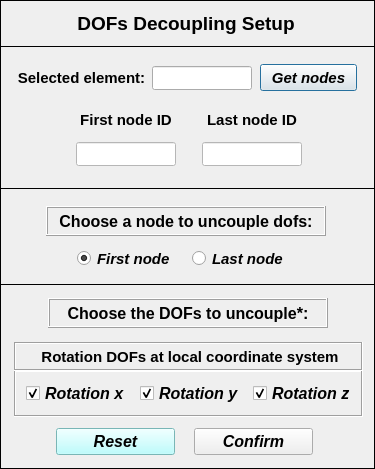
<?xml version="1.0" encoding="UTF-8"?>
<ui version="4.0">
 <class>Dialog</class>
 <widget class="QDialog" name="Dialog">
  <property name="windowModality">
   <enum>Qt::NonModal</enum>
  </property>
  <property name="geometry">
   <rect>
    <x>0</x>
    <y>0</y>
    <width>375</width>
    <height>469</height>
   </rect>
  </property>
  <property name="sizePolicy">
   <sizepolicy hsizetype="Fixed" vsizetype="Fixed">
    <horstretch>0</horstretch>
    <verstretch>0</verstretch>
   </sizepolicy>
  </property>
  <property name="minimumSize">
   <size>
    <width>375</width>
    <height>469</height>
   </size>
  </property>
  <property name="maximumSize">
   <size>
    <width>375</width>
    <height>469</height>
   </size>
  </property>
  <property name="contextMenuPolicy">
   <enum>Qt::DefaultContextMenu</enum>
  </property>
  <property name="windowTitle">
   <string> Set: DOFs coupling</string>
  </property>
  <property name="whatsThis">
   <string/>
  </property>
  <widget class="QFrame" name="frame_2">
   <property name="geometry">
    <rect>
     <x>0</x>
     <y>46</y>
     <width>375</width>
     <height>143</height>
    </rect>
   </property>
   <property name="frameShape">
    <enum>QFrame::Box</enum>
   </property>
   <property name="frameShadow">
    <enum>QFrame::Plain</enum>
   </property>
   <widget class="QLineEdit" name="lineEdit_selected_element">
    <property name="geometry">
     <rect>
      <x>152</x>
      <y>20</y>
      <width>100</width>
      <height>24</height>
     </rect>
    </property>
    <property name="minimumSize">
     <size>
      <width>100</width>
      <height>24</height>
     </size>
    </property>
    <property name="maximumSize">
     <size>
      <width>100</width>
      <height>24</height>
     </size>
    </property>
    <property name="font">
     <font>
      <family>Arial</family>
      <pointsize>12</pointsize>
      <weight>75</weight>
      <italic>false</italic>
      <bold>true</bold>
     </font>
    </property>
    <property name="focusPolicy">
     <enum>Qt::ClickFocus</enum>
    </property>
    <property name="text">
     <string/>
    </property>
    <property name="alignment">
     <set>Qt::AlignCenter</set>
    </property>
   </widget>
   <widget class="QLabel" name="label_3">
    <property name="geometry">
     <rect>
      <x>16</x>
      <y>20</y>
      <width>131</width>
      <height>24</height>
     </rect>
    </property>
    <property name="minimumSize">
     <size>
      <width>120</width>
      <height>24</height>
     </size>
    </property>
    <property name="maximumSize">
     <size>
      <width>180</width>
      <height>24</height>
     </size>
    </property>
    <property name="font">
     <font>
      <family>Arial</family>
      <pointsize>11</pointsize>
      <weight>75</weight>
      <italic>false</italic>
      <bold>true</bold>
     </font>
    </property>
    <property name="text">
     <string>Selected element:</string>
    </property>
    <property name="textFormat">
     <enum>Qt::AutoText</enum>
    </property>
    <property name="alignment">
     <set>Qt::AlignCenter</set>
    </property>
   </widget>
   <widget class="QPushButton" name="pushButton_get_nodes">
    <property name="geometry">
     <rect>
      <x>260</x>
      <y>18</y>
      <width>97</width>
      <height>27</height>
     </rect>
    </property>
    <property name="font">
     <font>
      <family>Arial</family>
      <pointsize>11</pointsize>
      <weight>75</weight>
      <italic>true</italic>
      <bold>true</bold>
     </font>
    </property>
    <property name="text">
     <string>Get nodes</string>
    </property>
   </widget>
   <widget class="QWidget" name="gridLayoutWidget">
    <property name="geometry">
     <rect>
      <x>66</x>
      <y>58</y>
      <width>248</width>
      <height>67</height>
     </rect>
    </property>
    <layout class="QGridLayout" name="gridLayout">
     <item row="0" column="0">
      <widget class="QLabel" name="label_7">
       <property name="minimumSize">
        <size>
         <width>120</width>
         <height>24</height>
        </size>
       </property>
       <property name="maximumSize">
        <size>
         <width>120</width>
         <height>24</height>
        </size>
       </property>
       <property name="font">
        <font>
         <family>Arial</family>
         <pointsize>11</pointsize>
         <weight>75</weight>
         <italic>false</italic>
         <bold>true</bold>
        </font>
       </property>
       <property name="text">
        <string>First node ID</string>
       </property>
       <property name="textFormat">
        <enum>Qt::AutoText</enum>
       </property>
       <property name="alignment">
        <set>Qt::AlignCenter</set>
       </property>
      </widget>
     </item>
     <item row="1" column="0" alignment="Qt::AlignHCenter">
      <widget class="QLineEdit" name="lineEdit_first_node">
       <property name="enabled">
        <bool>false</bool>
       </property>
       <property name="minimumSize">
        <size>
         <width>100</width>
         <height>24</height>
        </size>
       </property>
       <property name="maximumSize">
        <size>
         <width>100</width>
         <height>24</height>
        </size>
       </property>
       <property name="palette">
        <palette>
         <active>
          <colorrole role="WindowText">
           <brush brushstyle="SolidPattern">
            <color alpha="255">
             <red>0</red>
             <green>0</green>
             <blue>255</blue>
            </color>
           </brush>
          </colorrole>
          <colorrole role="Button">
           <brush brushstyle="SolidPattern">
            <color alpha="255">
             <red>255</red>
             <green>255</green>
             <blue>255</blue>
            </color>
           </brush>
          </colorrole>
          <colorrole role="Midlight">
           <brush brushstyle="SolidPattern">
            <color alpha="255">
             <red>255</red>
             <green>255</green>
             <blue>255</blue>
            </color>
           </brush>
          </colorrole>
          <colorrole role="Dark">
           <brush brushstyle="SolidPattern">
            <color alpha="255">
             <red>255</red>
             <green>255</green>
             <blue>255</blue>
            </color>
           </brush>
          </colorrole>
          <colorrole role="Text">
           <brush brushstyle="SolidPattern">
            <color alpha="255">
             <red>0</red>
             <green>0</green>
             <blue>255</blue>
            </color>
           </brush>
          </colorrole>
          <colorrole role="ButtonText">
           <brush brushstyle="SolidPattern">
            <color alpha="255">
             <red>0</red>
             <green>0</green>
             <blue>255</blue>
            </color>
           </brush>
          </colorrole>
          <colorrole role="Base">
           <brush brushstyle="SolidPattern">
            <color alpha="255">
             <red>255</red>
             <green>255</green>
             <blue>255</blue>
            </color>
           </brush>
          </colorrole>
          <colorrole role="Window">
           <brush brushstyle="SolidPattern">
            <color alpha="255">
             <red>255</red>
             <green>255</green>
             <blue>255</blue>
            </color>
           </brush>
          </colorrole>
         </active>
         <inactive>
          <colorrole role="WindowText">
           <brush brushstyle="SolidPattern">
            <color alpha="255">
             <red>0</red>
             <green>0</green>
             <blue>255</blue>
            </color>
           </brush>
          </colorrole>
          <colorrole role="Button">
           <brush brushstyle="SolidPattern">
            <color alpha="255">
             <red>255</red>
             <green>255</green>
             <blue>255</blue>
            </color>
           </brush>
          </colorrole>
          <colorrole role="Midlight">
           <brush brushstyle="SolidPattern">
            <color alpha="255">
             <red>255</red>
             <green>255</green>
             <blue>255</blue>
            </color>
           </brush>
          </colorrole>
          <colorrole role="Dark">
           <brush brushstyle="SolidPattern">
            <color alpha="255">
             <red>255</red>
             <green>255</green>
             <blue>255</blue>
            </color>
           </brush>
          </colorrole>
          <colorrole role="Text">
           <brush brushstyle="SolidPattern">
            <color alpha="255">
             <red>0</red>
             <green>0</green>
             <blue>255</blue>
            </color>
           </brush>
          </colorrole>
          <colorrole role="ButtonText">
           <brush brushstyle="SolidPattern">
            <color alpha="255">
             <red>0</red>
             <green>0</green>
             <blue>255</blue>
            </color>
           </brush>
          </colorrole>
          <colorrole role="Base">
           <brush brushstyle="SolidPattern">
            <color alpha="255">
             <red>255</red>
             <green>255</green>
             <blue>255</blue>
            </color>
           </brush>
          </colorrole>
          <colorrole role="Window">
           <brush brushstyle="SolidPattern">
            <color alpha="255">
             <red>255</red>
             <green>255</green>
             <blue>255</blue>
            </color>
           </brush>
          </colorrole>
         </inactive>
         <disabled>
          <colorrole role="WindowText">
           <brush brushstyle="SolidPattern">
            <color alpha="255">
             <red>0</red>
             <green>0</green>
             <blue>255</blue>
            </color>
           </brush>
          </colorrole>
          <colorrole role="Button">
           <brush brushstyle="SolidPattern">
            <color alpha="255">
             <red>255</red>
             <green>255</green>
             <blue>255</blue>
            </color>
           </brush>
          </colorrole>
          <colorrole role="Midlight">
           <brush brushstyle="SolidPattern">
            <color alpha="255">
             <red>255</red>
             <green>255</green>
             <blue>255</blue>
            </color>
           </brush>
          </colorrole>
          <colorrole role="Dark">
           <brush brushstyle="SolidPattern">
            <color alpha="255">
             <red>255</red>
             <green>255</green>
             <blue>255</blue>
            </color>
           </brush>
          </colorrole>
          <colorrole role="Text">
           <brush brushstyle="SolidPattern">
            <color alpha="255">
             <red>0</red>
             <green>0</green>
             <blue>255</blue>
            </color>
           </brush>
          </colorrole>
          <colorrole role="ButtonText">
           <brush brushstyle="SolidPattern">
            <color alpha="255">
             <red>0</red>
             <green>0</green>
             <blue>255</blue>
            </color>
           </brush>
          </colorrole>
          <colorrole role="Base">
           <brush brushstyle="SolidPattern">
            <color alpha="255">
             <red>255</red>
             <green>255</green>
             <blue>255</blue>
            </color>
           </brush>
          </colorrole>
          <colorrole role="Window">
           <brush brushstyle="SolidPattern">
            <color alpha="255">
             <red>255</red>
             <green>255</green>
             <blue>255</blue>
            </color>
           </brush>
          </colorrole>
         </disabled>
        </palette>
       </property>
       <property name="font">
        <font>
         <family>Arial</family>
         <pointsize>12</pointsize>
         <weight>75</weight>
         <italic>false</italic>
         <bold>true</bold>
        </font>
       </property>
       <property name="focusPolicy">
        <enum>Qt::ClickFocus</enum>
       </property>
       <property name="styleSheet">
        <string notr="true">color: rgb(0, 0, 255);</string>
       </property>
       <property name="text">
        <string/>
       </property>
       <property name="alignment">
        <set>Qt::AlignCenter</set>
       </property>
       <property name="clearButtonEnabled">
        <bool>false</bool>
       </property>
      </widget>
     </item>
     <item row="0" column="1">
      <widget class="QLabel" name="label_8">
       <property name="minimumSize">
        <size>
         <width>120</width>
         <height>24</height>
        </size>
       </property>
       <property name="maximumSize">
        <size>
         <width>120</width>
         <height>24</height>
        </size>
       </property>
       <property name="font">
        <font>
         <family>Arial</family>
         <pointsize>11</pointsize>
         <weight>75</weight>
         <italic>false</italic>
         <bold>true</bold>
        </font>
       </property>
       <property name="text">
        <string>Last node ID</string>
       </property>
       <property name="textFormat">
        <enum>Qt::AutoText</enum>
       </property>
       <property name="alignment">
        <set>Qt::AlignCenter</set>
       </property>
      </widget>
     </item>
     <item row="1" column="1" alignment="Qt::AlignHCenter">
      <widget class="QLineEdit" name="lineEdit_last_node">
       <property name="enabled">
        <bool>false</bool>
       </property>
       <property name="minimumSize">
        <size>
         <width>100</width>
         <height>24</height>
        </size>
       </property>
       <property name="maximumSize">
        <size>
         <width>100</width>
         <height>24</height>
        </size>
       </property>
       <property name="palette">
        <palette>
         <active>
          <colorrole role="WindowText">
           <brush brushstyle="SolidPattern">
            <color alpha="255">
             <red>0</red>
             <green>0</green>
             <blue>255</blue>
            </color>
           </brush>
          </colorrole>
          <colorrole role="Text">
           <brush brushstyle="SolidPattern">
            <color alpha="255">
             <red>0</red>
             <green>0</green>
             <blue>255</blue>
            </color>
           </brush>
          </colorrole>
          <colorrole role="ButtonText">
           <brush brushstyle="SolidPattern">
            <color alpha="255">
             <red>0</red>
             <green>0</green>
             <blue>255</blue>
            </color>
           </brush>
          </colorrole>
          <colorrole role="Base">
           <brush brushstyle="SolidPattern">
            <color alpha="255">
             <red>255</red>
             <green>255</green>
             <blue>255</blue>
            </color>
           </brush>
          </colorrole>
          <colorrole role="Window">
           <brush brushstyle="SolidPattern">
            <color alpha="255">
             <red>255</red>
             <green>255</green>
             <blue>255</blue>
            </color>
           </brush>
          </colorrole>
         </active>
         <inactive>
          <colorrole role="WindowText">
           <brush brushstyle="SolidPattern">
            <color alpha="255">
             <red>0</red>
             <green>0</green>
             <blue>255</blue>
            </color>
           </brush>
          </colorrole>
          <colorrole role="Text">
           <brush brushstyle="SolidPattern">
            <color alpha="255">
             <red>0</red>
             <green>0</green>
             <blue>255</blue>
            </color>
           </brush>
          </colorrole>
          <colorrole role="ButtonText">
           <brush brushstyle="SolidPattern">
            <color alpha="255">
             <red>0</red>
             <green>0</green>
             <blue>255</blue>
            </color>
           </brush>
          </colorrole>
          <colorrole role="Base">
           <brush brushstyle="SolidPattern">
            <color alpha="255">
             <red>255</red>
             <green>255</green>
             <blue>255</blue>
            </color>
           </brush>
          </colorrole>
          <colorrole role="Window">
           <brush brushstyle="SolidPattern">
            <color alpha="255">
             <red>255</red>
             <green>255</green>
             <blue>255</blue>
            </color>
           </brush>
          </colorrole>
         </inactive>
         <disabled>
          <colorrole role="WindowText">
           <brush brushstyle="SolidPattern">
            <color alpha="255">
             <red>0</red>
             <green>0</green>
             <blue>255</blue>
            </color>
           </brush>
          </colorrole>
          <colorrole role="Text">
           <brush brushstyle="SolidPattern">
            <color alpha="255">
             <red>0</red>
             <green>0</green>
             <blue>255</blue>
            </color>
           </brush>
          </colorrole>
          <colorrole role="ButtonText">
           <brush brushstyle="SolidPattern">
            <color alpha="255">
             <red>0</red>
             <green>0</green>
             <blue>255</blue>
            </color>
           </brush>
          </colorrole>
          <colorrole role="Base">
           <brush brushstyle="SolidPattern">
            <color alpha="255">
             <red>255</red>
             <green>255</green>
             <blue>255</blue>
            </color>
           </brush>
          </colorrole>
          <colorrole role="Window">
           <brush brushstyle="SolidPattern">
            <color alpha="255">
             <red>255</red>
             <green>255</green>
             <blue>255</blue>
            </color>
           </brush>
          </colorrole>
         </disabled>
        </palette>
       </property>
       <property name="font">
        <font>
         <family>Arial</family>
         <pointsize>12</pointsize>
         <weight>75</weight>
         <italic>false</italic>
         <bold>true</bold>
        </font>
       </property>
       <property name="focusPolicy">
        <enum>Qt::ClickFocus</enum>
       </property>
       <property name="styleSheet">
        <string notr="true">color: rgb(0, 0, 255);</string>
       </property>
       <property name="text">
        <string/>
       </property>
       <property name="alignment">
        <set>Qt::AlignCenter</set>
       </property>
      </widget>
     </item>
    </layout>
   </widget>
  </widget>
  <widget class="QFrame" name="frame">
   <property name="geometry">
    <rect>
     <x>0</x>
     <y>0</y>
     <width>375</width>
     <height>47</height>
    </rect>
   </property>
   <property name="frameShape">
    <enum>QFrame::Box</enum>
   </property>
   <property name="frameShadow">
    <enum>QFrame::Plain</enum>
   </property>
   <property name="lineWidth">
    <number>1</number>
   </property>
   <widget class="QLabel" name="label_6">
    <property name="geometry">
     <rect>
      <x>36</x>
      <y>10</y>
      <width>300</width>
      <height>26</height>
     </rect>
    </property>
    <property name="minimumSize">
     <size>
      <width>300</width>
      <height>26</height>
     </size>
    </property>
    <property name="maximumSize">
     <size>
      <width>300</width>
      <height>26</height>
     </size>
    </property>
    <property name="font">
     <font>
      <family>Arial</family>
      <pointsize>14</pointsize>
      <weight>75</weight>
      <italic>false</italic>
      <bold>true</bold>
     </font>
    </property>
    <property name="text">
     <string>DOFs Decoupling Setup</string>
    </property>
    <property name="textFormat">
     <enum>Qt::AutoText</enum>
    </property>
    <property name="alignment">
     <set>Qt::AlignCenter</set>
    </property>
   </widget>
  </widget>
  <widget class="QFrame" name="frame_3">
   <property name="geometry">
    <rect>
     <x>0</x>
     <y>188</y>
     <width>375</width>
     <height>97</height>
    </rect>
   </property>
   <property name="frameShape">
    <enum>QFrame::Box</enum>
   </property>
   <property name="frameShadow">
    <enum>QFrame::Plain</enum>
   </property>
   <widget class="QLabel" name="label_2">
    <property name="geometry">
     <rect>
      <x>46</x>
      <y>18</y>
      <width>280</width>
      <height>30</height>
     </rect>
    </property>
    <property name="minimumSize">
     <size>
      <width>280</width>
      <height>30</height>
     </size>
    </property>
    <property name="maximumSize">
     <size>
      <width>280</width>
      <height>30</height>
     </size>
    </property>
    <property name="font">
     <font>
      <family>Arial</family>
      <pointsize>12</pointsize>
      <weight>75</weight>
      <bold>true</bold>
     </font>
    </property>
    <property name="frameShape">
     <enum>QFrame::Box</enum>
    </property>
    <property name="frameShadow">
     <enum>QFrame::Raised</enum>
    </property>
    <property name="midLineWidth">
     <number>0</number>
    </property>
    <property name="text">
     <string>Choose a node to uncouple dofs:</string>
    </property>
    <property name="alignment">
     <set>Qt::AlignCenter</set>
    </property>
   </widget>
   <widget class="QWidget" name="horizontalLayoutWidget">
    <property name="geometry">
     <rect>
      <x>68</x>
      <y>56</y>
      <width>235</width>
      <height>29</height>
     </rect>
    </property>
    <layout class="QHBoxLayout" name="horizontalLayout">
     <item>
      <widget class="QRadioButton" name="radioButton_first_node">
       <property name="enabled">
        <bool>true</bool>
       </property>
       <property name="minimumSize">
        <size>
         <width>100</width>
         <height>21</height>
        </size>
       </property>
       <property name="maximumSize">
        <size>
         <width>100</width>
         <height>21</height>
        </size>
       </property>
       <property name="font">
        <font>
         <family>Arial</family>
         <pointsize>11</pointsize>
         <weight>75</weight>
         <italic>true</italic>
         <bold>true</bold>
         <stylestrategy>PreferAntialias</stylestrategy>
        </font>
       </property>
       <property name="focusPolicy">
        <enum>Qt::ClickFocus</enum>
       </property>
       <property name="text">
        <string>First node</string>
       </property>
       <property name="checked">
        <bool>true</bool>
       </property>
      </widget>
     </item>
     <item>
      <widget class="QRadioButton" name="radioButton_last_node">
       <property name="minimumSize">
        <size>
         <width>100</width>
         <height>21</height>
        </size>
       </property>
       <property name="maximumSize">
        <size>
         <width>100</width>
         <height>21</height>
        </size>
       </property>
       <property name="font">
        <font>
         <family>Arial</family>
         <pointsize>11</pointsize>
         <weight>75</weight>
         <italic>true</italic>
         <bold>true</bold>
         <stylestrategy>PreferAntialias</stylestrategy>
        </font>
       </property>
       <property name="focusPolicy">
        <enum>Qt::ClickFocus</enum>
       </property>
       <property name="text">
        <string>Last node</string>
       </property>
       <property name="checked">
        <bool>false</bool>
       </property>
      </widget>
     </item>
    </layout>
   </widget>
  </widget>
  <widget class="QFrame" name="frame_4">
   <property name="geometry">
    <rect>
     <x>0</x>
     <y>284</y>
     <width>375</width>
     <height>185</height>
    </rect>
   </property>
   <property name="frameShape">
    <enum>QFrame::Box</enum>
   </property>
   <property name="frameShadow">
    <enum>QFrame::Plain</enum>
   </property>
   <widget class="QLabel" name="label_9">
    <property name="geometry">
     <rect>
      <x>48</x>
      <y>14</y>
      <width>280</width>
      <height>30</height>
     </rect>
    </property>
    <property name="minimumSize">
     <size>
      <width>280</width>
      <height>30</height>
     </size>
    </property>
    <property name="maximumSize">
     <size>
      <width>280</width>
      <height>30</height>
     </size>
    </property>
    <property name="font">
     <font>
      <family>Arial</family>
      <pointsize>12</pointsize>
      <weight>75</weight>
      <bold>true</bold>
     </font>
    </property>
    <property name="frameShape">
     <enum>QFrame::Box</enum>
    </property>
    <property name="frameShadow">
     <enum>QFrame::Raised</enum>
    </property>
    <property name="midLineWidth">
     <number>0</number>
    </property>
    <property name="text">
     <string>Choose the DOFs to uncouple*:</string>
    </property>
    <property name="alignment">
     <set>Qt::AlignCenter</set>
    </property>
   </widget>
   <widget class="QPushButton" name="pushButton_reset">
    <property name="geometry">
     <rect>
      <x>56</x>
      <y>144</y>
      <width>119</width>
      <height>27</height>
     </rect>
    </property>
    <property name="font">
     <font>
      <family>Arial</family>
      <pointsize>12</pointsize>
      <weight>75</weight>
      <italic>true</italic>
      <bold>true</bold>
     </font>
    </property>
    <property name="styleSheet">
     <string notr="true">background-color: rgb(170, 255, 255);</string>
    </property>
    <property name="text">
     <string>Reset</string>
    </property>
   </widget>
   <widget class="QPushButton" name="pushButton_confirm">
    <property name="geometry">
     <rect>
      <x>194</x>
      <y>144</y>
      <width>119</width>
      <height>27</height>
     </rect>
    </property>
    <property name="font">
     <font>
      <family>Arial</family>
      <pointsize>12</pointsize>
      <weight>75</weight>
      <italic>true</italic>
      <bold>true</bold>
     </font>
    </property>
    <property name="text">
     <string>Confirm</string>
    </property>
   </widget>
   <widget class="QFrame" name="frame_5">
    <property name="geometry">
     <rect>
      <x>14</x>
      <y>86</y>
      <width>349</width>
      <height>47</height>
     </rect>
    </property>
    <property name="frameShape">
     <enum>QFrame::Box</enum>
    </property>
    <property name="frameShadow">
     <enum>QFrame::Sunken</enum>
    </property>
    <widget class="QWidget" name="horizontalLayoutWidget_2">
     <property name="geometry">
      <rect>
       <x>12</x>
       <y>8</y>
       <width>335</width>
       <height>31</height>
      </rect>
     </property>
     <layout class="QHBoxLayout" name="horizontalLayout_2">
      <item>
       <widget class="QCheckBox" name="checkBox_rotation_x">
        <property name="font">
         <font>
          <family>Arial</family>
          <pointsize>12</pointsize>
          <weight>75</weight>
          <italic>true</italic>
          <bold>true</bold>
         </font>
        </property>
        <property name="text">
         <string>Rotation x</string>
        </property>
        <property name="checked">
         <bool>true</bool>
        </property>
       </widget>
      </item>
      <item>
       <widget class="QCheckBox" name="checkBox_rotation_y">
        <property name="font">
         <font>
          <family>Arial</family>
          <pointsize>12</pointsize>
          <weight>75</weight>
          <italic>true</italic>
          <bold>true</bold>
         </font>
        </property>
        <property name="text">
         <string>Rotation y</string>
        </property>
        <property name="checked">
         <bool>true</bool>
        </property>
       </widget>
      </item>
      <item>
       <widget class="QCheckBox" name="checkBox_rotation_z">
        <property name="font">
         <font>
          <family>Arial</family>
          <pointsize>12</pointsize>
          <weight>75</weight>
          <italic>true</italic>
          <bold>true</bold>
         </font>
        </property>
        <property name="text">
         <string>Rotation z</string>
        </property>
        <property name="checked">
         <bool>true</bool>
        </property>
       </widget>
      </item>
     </layout>
    </widget>
   </widget>
   <widget class="QFrame" name="frame_6">
    <property name="geometry">
     <rect>
      <x>14</x>
      <y>58</y>
      <width>349</width>
      <height>29</height>
     </rect>
    </property>
    <property name="frameShape">
     <enum>QFrame::Box</enum>
    </property>
    <property name="frameShadow">
     <enum>QFrame::Sunken</enum>
    </property>
    <widget class="QLabel" name="label_10">
     <property name="geometry">
      <rect>
       <x>16</x>
       <y>2</y>
       <width>320</width>
       <height>25</height>
      </rect>
     </property>
     <property name="minimumSize">
      <size>
       <width>320</width>
       <height>25</height>
      </size>
     </property>
     <property name="maximumSize">
      <size>
       <width>320</width>
       <height>25</height>
      </size>
     </property>
     <property name="font">
      <font>
       <family>Arial</family>
       <pointsize>11</pointsize>
       <weight>75</weight>
       <bold>true</bold>
      </font>
     </property>
     <property name="frameShape">
      <enum>QFrame::NoFrame</enum>
     </property>
     <property name="frameShadow">
      <enum>QFrame::Raised</enum>
     </property>
     <property name="midLineWidth">
      <number>0</number>
     </property>
     <property name="text">
      <string>Rotation DOFs at local coordinate system</string>
     </property>
     <property name="alignment">
      <set>Qt::AlignCenter</set>
     </property>
    </widget>
   </widget>
  </widget>
 </widget>
 <resources/>
 <connections/>
</ui>
